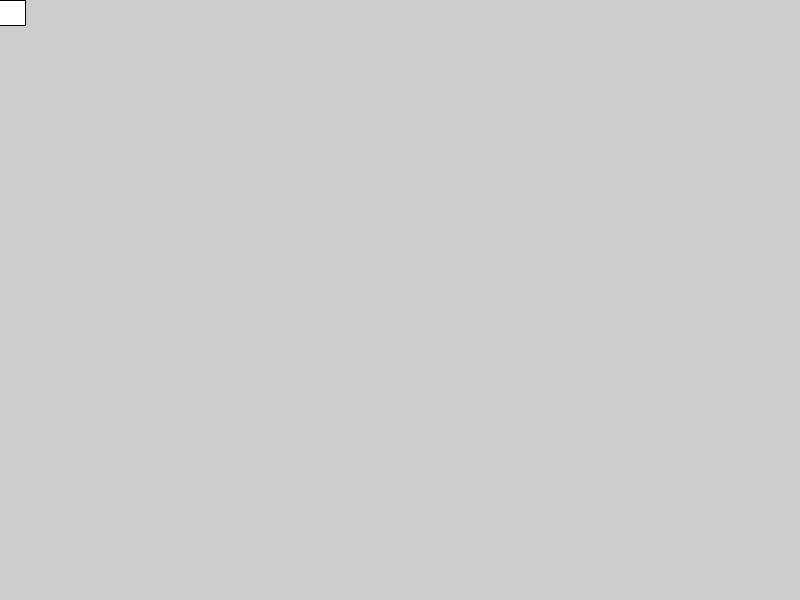
Frame 1 (no input)
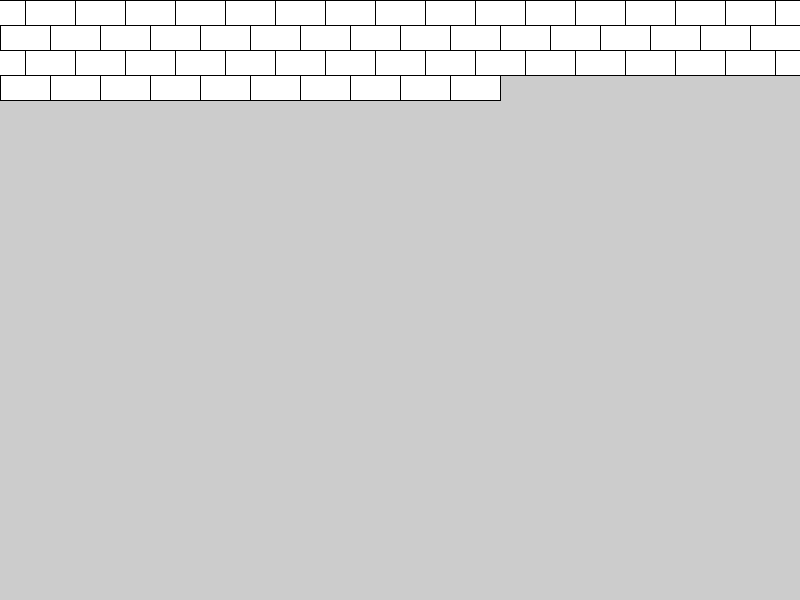
Frame 60 (the mouse pressed at the canvas centre just before this capture)
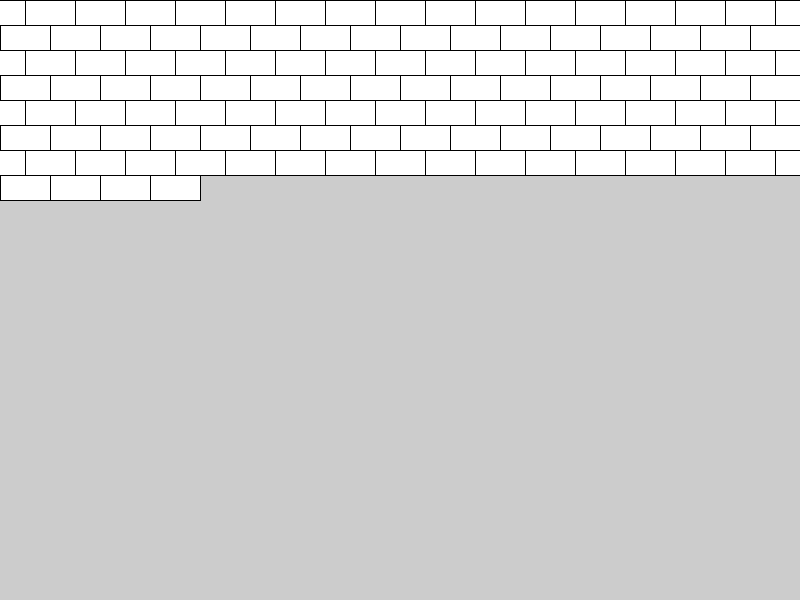
Frame 120 (the mouse held since frame 60 and released just before this capture)

The Processing sketch that drew these frames (run headless with seeded random() and noise(); from frame 60 on, the mouse is pressed at the canvas centre):

// Processing sketch: processing_138730
// ── processing_138730.pde

float x = -25;
float y = 0;
int counter = 0;

void setup() {
  size(800, 600);
}

void draw() {
  rect(x, y, 50, 25);
  x += 50;
  if (x > width) {
    y += 25;
    x = 0;
  }
  if (x == width) {
    y += 25;
    x = -25;
  }
}
